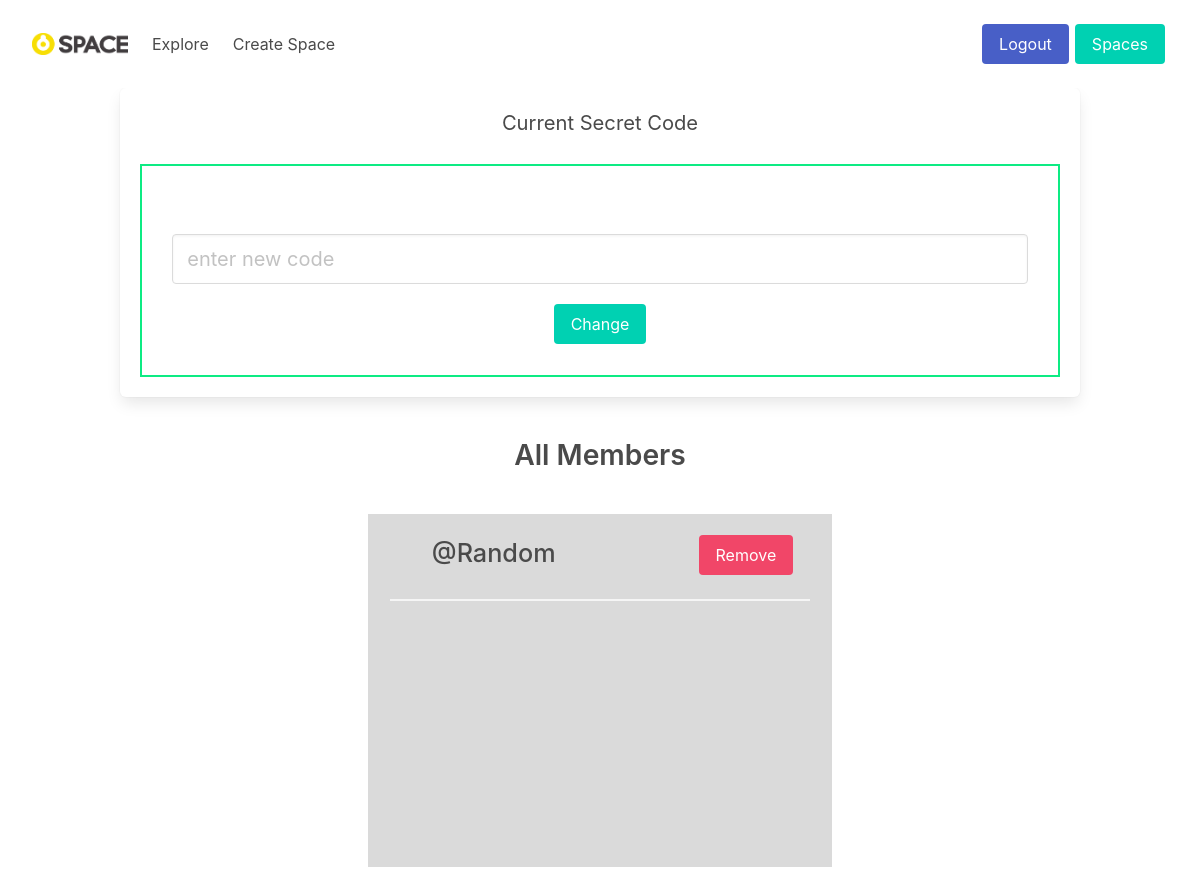
Before: /space/holiday/Edit/ (signed in) with the older database file.
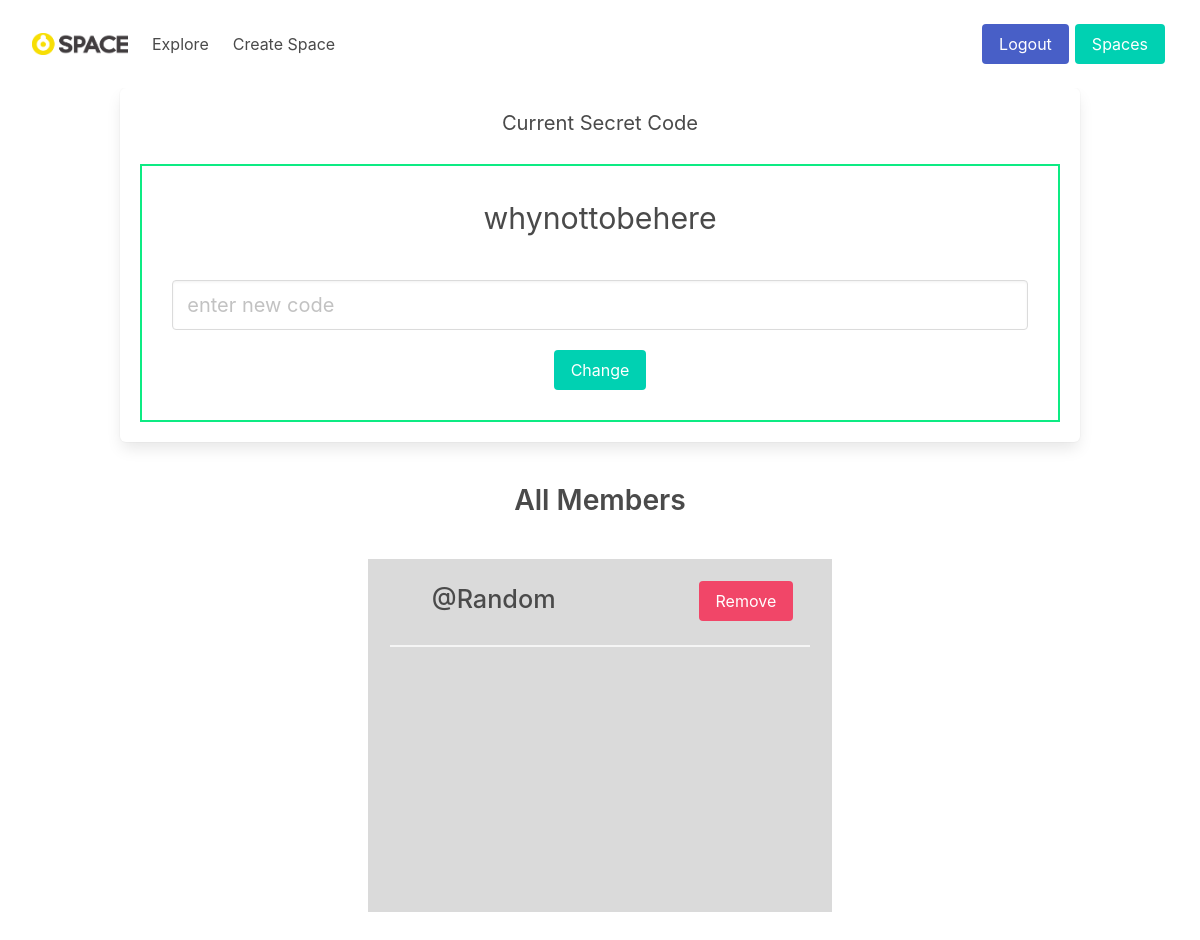
After: the same page with the newer database file.
### spaces/models.py (models this page shows, shortened)
class space(models.Model):
    name = models.CharField(max_length=256, unique=True)
    slug = models.SlugField(unique=True)
    owner = models.ForeignKey(User, on_delete=models.CASCADE)
    tags = TaggableManager()
    image = models.CharField(max_length=511,null=True)
    About = models.TextField(null=True)
    secret_code=models.CharField(max_length=255)

### spaces/views.py (the view)
# urls.py: path('<slug:slug>/Edit/',views.EditSpace,name="EditSpace"),
@login_required
def EditSpace(request, slug):
    Space = get_object_or_404(space, slug=slug, owner=request.user)
    Inactive_Subscriptions = subscription.objects.filter(
        is_member=False, space_id=Space.id)
    Active_Subscriptions = subscription.objects.filter(
        is_member=True, space_id=Space.id)
    return render(request, 'space/EditSpace.html', {'Space': Space, 'Subscriptions': Inactive_Subscriptions, 'Members': Active_Subscriptions})

### spaces/templates/space/EditSpace.html (shortened to what this page needs)
{% extends 'core/base.html' %}
{% block content %}
<div class="container is-max-desktop" style="margin:auto;text-align:center;max-width: 90%;">
    <box class="box container" style="margin: auto;">
        <h2 style="font-size:2ch;margin-bottom: 2ch;">Current Secret Code</h2>
        <div style="padding:3ch; border: 2px solid rgb(13, 235, 131);overflow: scroll;">
            <h1 style="font-size:3ch;margin-bottom: 2ch;">{{Space.secret_code}}</h1>
            <input class="is-medium input" placeholder="enter new code" />
            <button class="button is-primary" style="margin-top: 2ch;">Change</button>
        </div>
    </box>
    {% if Members %}
    <h1 style="font-size:2.8ch ;font-weight:600 ;margin:2ch"> All Members </h1>
    <div
        style="max-width: max-content; margin: auto; background-color: rgb(218, 218, 218); padding: 2%;margin-bottom: 5ch;overflow: scroll;height: 35ch;">
        {% for member in Members%}
        <div class="is-flex " style="margin-bottom: 2ch;">
            <h2 style="margin-inline:10% ;font-size:2.5ch;font-weight: 500;">@{{member.user}}</h2>
            <button class="button is-danger" style="margin-inline:10ch ;">Remove</button>
        </div>
        <hr>
        {% endfor %}
    </div>
    {% else %}
    <h1 style="font-size:2.8ch ;font-weight:600 ;margin:2.5ch"> No Active Members </h1>
    {% endif %}
</div>
{% endblock %}

Changed rows visible on the page:
now on this page (row edited): space: secret_code "whynottobehere"
